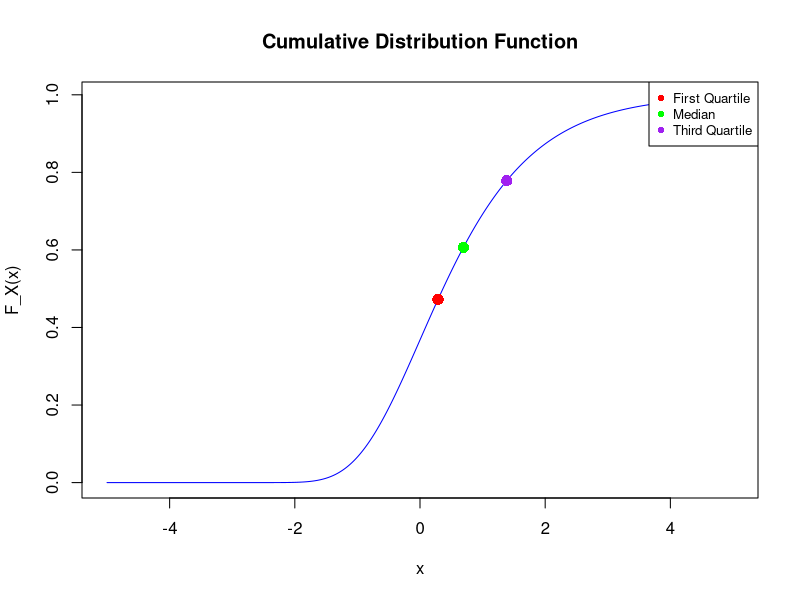
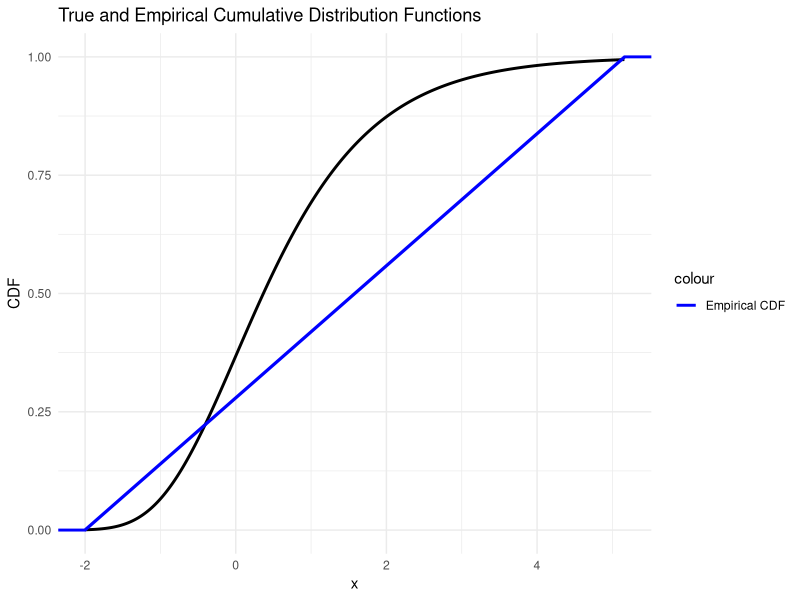
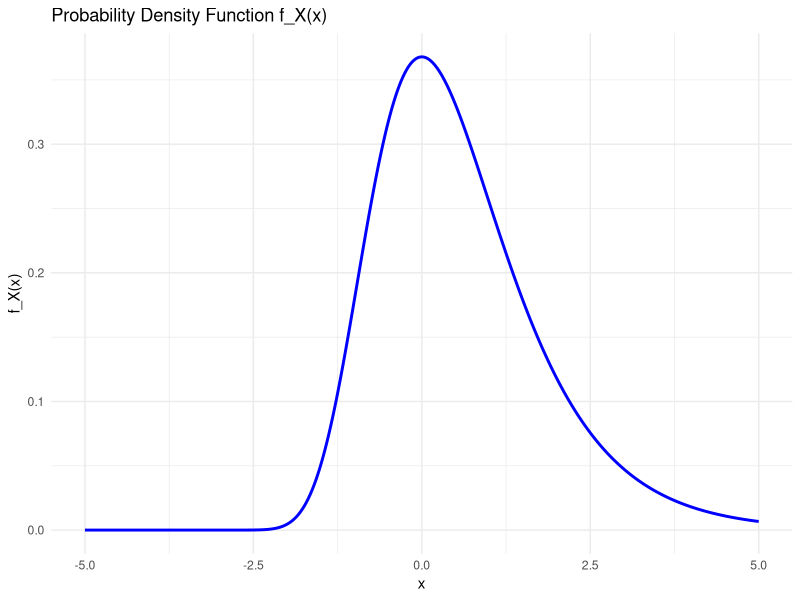

Source code (R) for these figures, in order:
# HW 8 - Random Variables and Distribution Functions
# 3
# A Gumbel random variable X has the distribution function F_x(x) = exp(-e^-x)
pdf("hw8.pdf")
# 3.1 - Calculate the First Quartile (Solve for F_x(x) = 0.25)

# e^(-e^-x) = 0.25
# -e^-x = ln(0.25)
# e^-x = -ln(0.25)
# x = ln(ln(4))
# x ≈ 0.3266
x <- log(log(4))
print(round(x, 4))


# 3.2 - Distribution Function Graph
# Plot graph of F_x(x), indicating the first and third quartile, and median as points on the graph

# Define the cumulative distribution function F_X(x)
F_X <- function(x) exp(-exp(-x))

# Generate a sequence of x values
x_values <- seq(-5, 5, length.out = 1000)

# Compute the corresponding cumulative probabilities
F_values <- F_X(x_values)

# Find the quartiles
first_quartile <- qexp(0.25)
median <- qexp(0.5)
third_quartile <- qexp(0.75)

# Plot the cumulative distribution function
plot(x_values, F_values, type = "l", col = "blue", xlab = "x", ylab = "F_X(x)", main = "Cumulative Distribution Function")

# Add points for quartiles
points(first_quartile, F_X(first_quartile), col = "red", pch = 16, cex = 1.5)
points(median, F_X(median), col = "green", pch = 16, cex = 1.5)
points(third_quartile, F_X(third_quartile), col = "purple", pch = 16, cex = 1.5)

# Add legend
legend("topright", legend = c("First Quartile", "Median", "Third Quartile"), col = c("red", "green", "purple"), pch = 16, cex = 0.8)


# 3.3 - Probability Transform
# Determine the probability transform for this distribution, writing x as a function of u

# F_x^-1(u) = x(u)
# F_x(x) = u
# exp(-exp(-x)) = u
# -exp(-x) = ln(u)
# exp(-x) = -ln(u)
# -x = ln(-ln(u))
# x = -ln(-ln(u))


# 3.4 - Simulating Gumbel Random Variables
# Use the value found in 3.3 to create 80 samples with this distribution. Plot the graph that shows the true cumulative distribution function (in black) along with the emperical CDF of the data (different color)
# Load necessary libraries
library(ggplot2)

# Probability transform function
x_transform <- function(u) -log(-log(u))

# Generate 80 samples from the distribution using the probability transform
set.seed(123) # for reproducibility
samples <- x_transform(runif(80))

# Compute the empirical CDF
empirical_cdf <- ecdf(samples)

# Create a sequence of x values for plotting the true CDF
x_values <- seq(min(samples), max(samples), length.out = 1000)

# Compute the true CDF values
true_cdf <- exp(-exp(-x_values))

# Create a data frame for plotting
df <- data.frame(x_values, true_cdf)

# Plot the true CDF and the empirical CDF
ggplot(data = df, aes(x = x_values)) +
    geom_line(aes(y = true_cdf), color = "black", linewidth = 1) + # True CDF
    geom_step(stat = "ecdf", aes(color = "Empirical CDF"), linewidth = 1) + # Empirical CDF
    theme_minimal() +
    labs(
        title = "True and Empirical Cumulative Distribution Functions",
        x = "x", y = "CDF"
    ) +
    scale_color_manual(values = c("Empirical CDF" = "blue"))


# 3.5 - Density Function
# Determine the probability density function f_x(x) for the cumulative distribution function F_x(x)
# Define the probability density function f_X(x)
pdf_fx <- function(x) exp(-x) * exp(-exp(-x))

# Generate a sequence of x values
x_values <- seq(-5, 5, length.out = 1000)

# Compute the density values
density_values <- pdf_fx(x_values)

# Create a data frame for plotting
df <- data.frame(x = x_values, f_x = density_values)

# Plot the probability density function
ggplot(data = df, aes(x = x, y = f_x)) +
    geom_line(color = "blue", linewidth = 1) +
    theme_minimal() +
    labs(
        title = "Probability Density Function f_X(x)",
        x = "x", y = "f_X(x)"
    )


dev.off()
